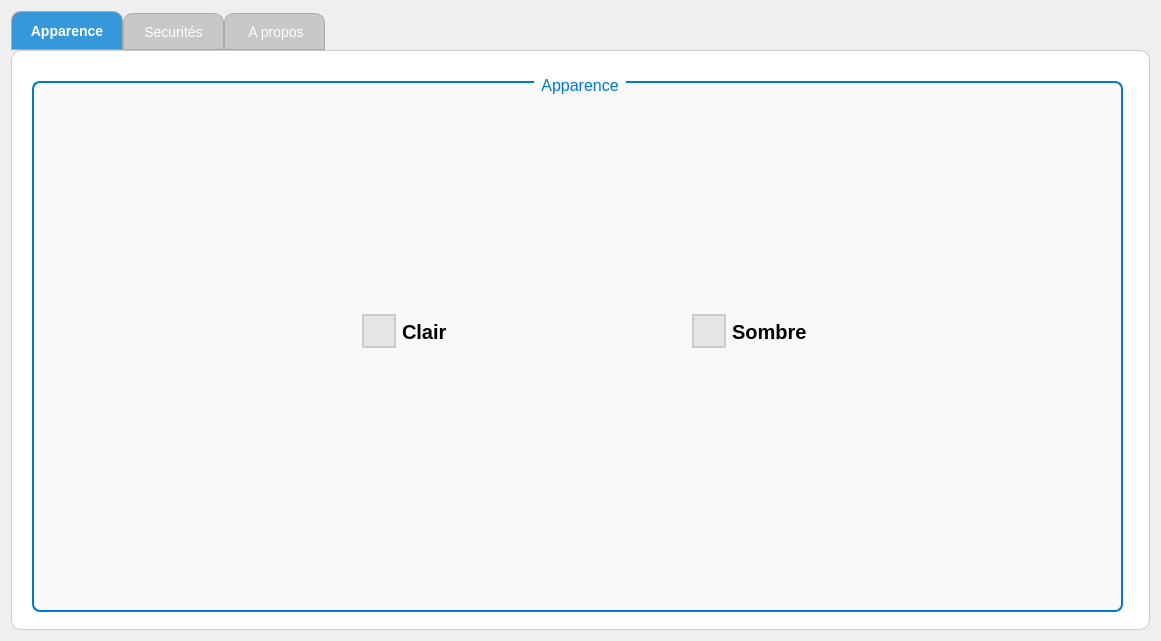
<?xml version="1.0" encoding="UTF-8"?>
<ui version="4.0">
 <class>SettingsDialog</class>
 <widget class="QDialog" name="SettingsDialog">
  <property name="geometry">
   <rect>
    <x>0</x>
    <y>0</y>
    <width>1161</width>
    <height>641</height>
   </rect>
  </property>
  <property name="windowTitle">
   <string>Paramètres</string>
  </property>
  <layout class="QVBoxLayout" name="mainLayout">
   <item>
    <widget class="QTabWidget" name="tabWidget">
     <property name="styleSheet">
      <string notr="true">QTabWidget::pane {
    background-color: rgb(255, 255, 255); /* Fond blanc */
    border: 1px solid #ccc;
    border-radius: 10px;
    padding: 10px;
}
QTabBar::tab {
    background: rgb(200, 200, 200); /* Couleur de fond des onglets */
    border: 1px solid #aaa;
    border-top-left-radius: 10px;
    border-top-right-radius: 10px;
    padding: 8px 16px;
    font-size: 14px;
}

QTabBar::tab:selected {
    background: #3498db;  /* Couleur de fond quand l'onglet est sélectionné */
    color: white;
    font-weight: bold;
}

QTabBar::tab:hover {
    background: #2980b9; /* Couleur de fond quand l'onglet est survolé */
    color: white;
}

QTabBar::tab:!selected {
    margin-top: 2px;
}
QPushButton {
    background-color: #0078d4;
    color: white;
    padding: 10px;
    border-radius: 5px;
    border: none;
    font-size: 14px;
    cursor: pointer;
}

QPushButton:hover {
    background-color: #005a9e;
}

QPushButton:pressed {
    background-color: #003d6a;
}
QWidget {
    
    color:  rgb(255, 255, 255);
    font-size: 16px;
    font-family: &quot;Segoe UI&quot;, Arial, sans-serif;
}
</string>
     </property>
     <property name="currentIndex">
      <number>0</number>
     </property>
     <widget class="QWidget" name="tab_2">
      <attribute name="title">
       <string>Apparence</string>
      </attribute>
      <widget class="QLabel" name="label_6">
       <property name="geometry">
        <rect>
         <x>0</x>
         <y>0</y>
         <width>1121</width>
         <height>561</height>
        </rect>
       </property>
       <property name="styleSheet">
        <string notr="true">background-color: rgb(255, 255, 255);</string>
       </property>
       <property name="text">
        <string/>
       </property>
      </widget>
      <widget class="QGroupBox" name="groupBox">
       <property name="geometry">
        <rect>
         <x>0</x>
         <y>10</y>
         <width>1111</width>
         <height>551</height>
        </rect>
       </property>
       <property name="styleSheet">
        <string notr="true">/* Style pour le QGroupBox */
QGroupBox {
    background-color: #f9f9f9;
    border: 2px solid #0078d4;
    border-radius: 8px;
    padding: 15px;
    margin: 10px;
}

/* Titre du QGroupBox */
QGroupBox::title {
    subcontrol-origin: margin;
    subcontrol-position: top center;
    padding: 5px;
    font-size: 18px;
    font-weight: bold;
    color: #0078d4;
}

/* Labels à l'intérieur du QGroupBox */
QGroupBox QLabel {
    color: black;
    font-size: 14px;
    font-weight: bold;
    margin-bottom: 5px;
}

/* Textes d'entrées à l'intérieur du QGroupBox */
QGroupBox QLineEdit,
QGroupBox QDateEdit, 
QGroupBox QTimeEdit {
    background-color: #f5f5f5;
	color: black;
    border: 1px solid #ccc;
    padding: 5px;
    border-radius: 3px;
    font-size: 14px;
}

/* Focus sur QLineEdit, QDateEdit, QTimeEdit */
QGroupBox QLineEdit:focus, 
QGroupBox QDateEdit:focus, 
QGroupBox QTimeEdit:focus {
    border-color: #0078d4;
    background-color: #e6f0ff;
}

/* Placeholders dans les champs de texte */
QGroupBox QLineEdit::placeholder, 
QGroupBox QDateEdit::placeholder, 
QGroupBox QTimeEdit::placeholder {
    color: black; /* Définit la couleur des placeholders à noir */
    font-style: italic;
}

/* Boutons radio dans le QGroupBox */
QGroupBox QRadioButton {
    color: black;
    font-size: 20px;
}

QGroupBox QRadioButton::indicator {
    width: 30px;
    height: 30px;
    border: 5px solid #0078d4;
    background-color: #e6e6e6;  /* Arrière-plan gris clair */
    border-radius: 50%;
}

QGroupBox QRadioButton::indicator:checked {
    background-color: #0078d4;
    border: 2px solid #0078d4;
}

QGroupBox QRadioButton::indicator:unchecked {
    background-color: #e6e6e6;
    border: 2px solid #ccc;
}

/* Boutons dans le QGroupBox */
QGroupBox QPushButton {
    background-color: #0078d4;
    color: white;
    padding: 10px;
    border-radius: 5px;
    border: none;
    font-size: 14px;
    cursor: pointer;
}

QGroupBox QPushButton:hover {
    background-color: #005a9e;
}

QGroupBox QPushButton:pressed {
    background-color: #003d6a;
}

/* Progress Bar dans le QGroupBox */
QGroupBox QProgressBar {
    border: 1px solid #ccc;
    border-radius: 5px;
    text-align: center;
    background-color: #f5f5f5;
    color: black;
}

QGroupBox QProgressBar::chunk {
    background-color: #0078d4;
    border-radius: 5px;
}
</string>
       </property>
       <property name="title">
        <string>Apparence</string>
       </property>
       <widget class="QLabel" name="label_7">
        <property name="geometry">
         <rect>
          <x>320</x>
          <y>110</y>
          <width>131</width>
          <height>101</height>
         </rect>
        </property>
        <property name="styleSheet">
         <string notr="true">image: url(:/img/images/brightnes.png);
background-color: transparent;</string>
        </property>
        <property name="text">
         <string/>
        </property>
       </widget>
       <widget class="QRadioButton" name="radioButtonClair">
        <property name="geometry">
         <rect>
          <x>340</x>
          <y>240</y>
          <width>161</width>
          <height>41</height>
         </rect>
        </property>
        <property name="sizePolicy">
         <sizepolicy hsizetype="Minimum" vsizetype="Fixed">
          <horstretch>0</horstretch>
          <verstretch>0</verstretch>
         </sizepolicy>
        </property>
        <property name="font">
         <font>
          <family>Segoe UI</family>
          <pointsize>-1</pointsize>
          <bold>true</bold>
         </font>
        </property>
        <property name="styleSheet">
         <string notr="true">color: rgb(0, 0, 0);
background-color: transparent;</string>
        </property>
        <property name="text">
         <string>Clair</string>
        </property>
       </widget>
       <widget class="QRadioButton" name="radioButtonSombre">
        <property name="geometry">
         <rect>
          <x>670</x>
          <y>230</y>
          <width>181</width>
          <height>61</height>
         </rect>
        </property>
        <property name="font">
         <font>
          <family>Segoe UI</family>
          <pointsize>-1</pointsize>
          <bold>true</bold>
         </font>
        </property>
        <property name="styleSheet">
         <string notr="true">color: rgb(0, 0, 0);
background-color: transparent;</string>
        </property>
        <property name="text">
         <string>Sombre</string>
        </property>
       </widget>
       <widget class="QLabel" name="label_8">
        <property name="geometry">
         <rect>
          <x>630</x>
          <y>110</y>
          <width>181</width>
          <height>101</height>
         </rect>
        </property>
        <property name="styleSheet">
         <string notr="true">image: url(:/img/images/moon.png);
background-color: transparent;</string>
        </property>
        <property name="text">
         <string/>
        </property>
       </widget>
      </widget>
     </widget>
     <widget class="QWidget" name="tab_3">
      <attribute name="title">
       <string>Securités</string>
      </attribute>
      <widget class="QGroupBox" name="verificationGroup">
       <property name="geometry">
        <rect>
         <x>20</x>
         <y>20</y>
         <width>661</width>
         <height>511</height>
        </rect>
       </property>
       <property name="styleSheet">
        <string notr="true">/* Style pour le QGroupBox */
QGroupBox {
    background-color: #f9f9f9;
    border: 2px solid #0078d4;
    border-radius: 8px;
    padding: 15px;
    margin: 10px;
}

/* Titre du QGroupBox */
QGroupBox::title {
    subcontrol-origin: margin;
    subcontrol-position: top center;
    padding: 5px;
    font-size: 18px;
    font-weight: bold;
    color: #0078d4;
}

/* Labels à l'intérieur du QGroupBox */
QGroupBox QLabel {
    color: black;
    font-size: 14px;
    font-weight: bold;
    margin-bottom: 5px;
}

/* Textes d'entrées à l'intérieur du QGroupBox */
QGroupBox QLineEdit,
QGroupBox QDateEdit, 
QGroupBox QTimeEdit {
    background-color: #f5f5f5;
	color: black;
    border: 1px solid #ccc;
    padding: 5px;
    border-radius: 3px;
    font-size: 14px;
}

/* Focus sur QLineEdit, QDateEdit, QTimeEdit */
QGroupBox QLineEdit:focus, 
QGroupBox QDateEdit:focus, 
QGroupBox QTimeEdit:focus {
    border-color: #0078d4;
    background-color: #e6f0ff;
}

/* Placeholders dans les champs de texte */
QGroupBox QLineEdit::placeholder, 
QGroupBox QDateEdit::placeholder, 
QGroupBox QTimeEdit::placeholder {
    color: black; /* Définit la couleur des placeholders à noir */
    font-style: italic;
}

/* Boutons radio dans le QGroupBox */
QGroupBox QRadioButton {
    color: black;
    font-size: 14px;
}

QGroupBox QRadioButton::indicator {
    width: 15px;
    height: 15px;
    border: 2px solid #0078d4;
    background-color: #e6e6e6;  /* Arrière-plan gris clair */
    border-radius: 50%;
}

QGroupBox QRadioButton::indicator:checked {
    background-color: #0078d4;
    border: 2px solid #0078d4;
}

QGroupBox QRadioButton::indicator:unchecked {
    background-color: #e6e6e6;
    border: 2px solid #ccc;
}

/* Boutons dans le QGroupBox */
QGroupBox QPushButton {
    background-color: #0078d4;
    color: white;
    padding: 10px;
    border-radius: 5px;
    border: none;
    font-size: 14px;
    cursor: pointer;
}

QGroupBox QPushButton:hover {
    background-color: #005a9e;
}

QGroupBox QPushButton:pressed {
    background-color: #003d6a;
}

/* Progress Bar dans le QGroupBox */
QGroupBox QProgressBar {
    border: 1px solid #ccc;
    border-radius: 5px;
    text-align: center;
    background-color: #f5f5f5;
    color: black;
}

QGroupBox QProgressBar::chunk {
    background-color: #0078d4;
    border-radius: 5px;
}
</string>
       </property>
       <property name="title">
        <string>Vérification par SMS</string>
       </property>
       <layout class="QVBoxLayout" name="verticalLayout_verif">
        <item>
         <widget class="QLabel" name="label">
          <property name="styleSheet">
           <string notr="true">color: rgb(0, 0, 0);
background-color: transparent;
</string>
          </property>
          <property name="text">
           <string>Numéro de téléphone:</string>
          </property>
         </widget>
        </item>
        <item>
         <widget class="QLineEdit" name="phoneNumberEdit">
          <property name="placeholderText">
           <string>+21612345678</string>
          </property>
         </widget>
        </item>
        <item>
         <widget class="QPushButton" name="sendCodeButton">
          <property name="text">
           <string>Envoyer le code de vérification</string>
          </property>
         </widget>
        </item>
        <item>
         <widget class="QLabel" name="label">
          <property name="styleSheet">
           <string notr="true">color: rgb(0, 0, 0);
background-color: transparent;
</string>
          </property>
          <property name="text">
           <string>Code de vérification:</string>
          </property>
         </widget>
        </item>
        <item>
         <widget class="QLineEdit" name="verificationCodeEdit">
          <property name="enabled">
           <bool>false</bool>
          </property>
          <property name="placeholderText">
           <string>Entrez le code reçu par SMS</string>
          </property>
         </widget>
        </item>
        <item>
         <widget class="QPushButton" name="verifyButton">
          <property name="enabled">
           <bool>false</bool>
          </property>
          <property name="text">
           <string>Vérifier</string>
          </property>
         </widget>
        </item>
        <item>
         <widget class="QLabel" name="timerLabel">
          <property name="styleSheet">
           <string notr="true">color: rgb(0, 0, 0);
background-color: transparent;
</string>
          </property>
          <property name="text">
           <string/>
          </property>
          <property name="alignment">
           <set>Qt::AlignmentFlag::AlignCenter</set>
          </property>
         </widget>
        </item>
        <item>
         <widget class="QPushButton" name="resendButton">
          <property name="enabled">
           <bool>false</bool>
          </property>
          <property name="text">
           <string>Renvoyer le code</string>
          </property>
         </widget>
        </item>
       </layout>
      </widget>
      <widget class="QLabel" name="label_3">
       <property name="geometry">
        <rect>
         <x>740</x>
         <y>120</y>
         <width>291</width>
         <height>281</height>
        </rect>
       </property>
       <property name="styleSheet">
        <string notr="true">image: url(:/img/images/11220734.png);
background-color: transparent;
</string>
       </property>
       <property name="text">
        <string/>
       </property>
      </widget>
      <widget class="QLabel" name="label_4">
       <property name="geometry">
        <rect>
         <x>-8</x>
         <y>0</y>
         <width>1131</width>
         <height>561</height>
        </rect>
       </property>
       <property name="styleSheet">
        <string notr="true">background-color: rgb(255, 255, 255);</string>
       </property>
       <property name="text">
        <string/>
       </property>
      </widget>
      <zorder>label_4</zorder>
      <zorder>verificationGroup</zorder>
      <zorder>label_3</zorder>
     </widget>
     <widget class="QWidget" name="tab_4">
      <attribute name="title">
       <string> A propos</string>
      </attribute>
      <widget class="QPushButton" name="pushButton">
       <property name="geometry">
        <rect>
         <x>750</x>
         <y>470</y>
         <width>231</width>
         <height>41</height>
        </rect>
       </property>
       <property name="text">
        <string>visiter notre website</string>
       </property>
      </widget>
      <widget class="QLabel" name="label_5">
       <property name="geometry">
        <rect>
         <x>650</x>
         <y>20</y>
         <width>451</width>
         <height>411</height>
        </rect>
       </property>
       <property name="styleSheet">
        <string notr="true">image: url(:/img/images/StartWise (1).png);
    background-color: transparent;</string>
       </property>
       <property name="text">
        <string/>
       </property>
      </widget>
      <widget class="QLabel" name="label_2">
       <property name="geometry">
        <rect>
         <x>0</x>
         <y>0</y>
         <width>1111</width>
         <height>551</height>
        </rect>
       </property>
       <property name="styleSheet">
        <string notr="true">background-color: rgb(255, 255, 255);</string>
       </property>
       <property name="text">
        <string/>
       </property>
      </widget>
      <widget class="QWidget" name="WidgetContents" native="true">
       <property name="geometry">
        <rect>
         <x>20</x>
         <y>10</y>
         <width>611</width>
         <height>511</height>
        </rect>
       </property>
       <property name="styleSheet">
        <string notr="true">QWidget {
    border: 2px solid white;
    border-radius: 15px; /* Optional: matches the QLabel style */
}

QLabel {
    background-color: qlineargradient(x1:0, y1:0, x2:1, y2:1,
                                  stop:0 #0f2027, stop:1 #0049ac); /* Deep blue gradient */
    border-radius: 15px;
    padding: 20px;
    color: white;
    font-family: 'Segoe UI', Arial, sans-serif;
    font-size: 14px;
    border: 2px solid rgba(255,255,255,0.1);
    box-shadow: 0 8px 32px 0 rgba(31, 38, 135, 0.37);
}

QLabel a {
    color: #82d0f8; /* Light blue */
    text-decoration: none;
    font-weight: bold;
}

QLabel a:hover {
    color: #c0eaff; /* Even lighter blue on hover */
    text-decoration: underline;
}

QLabel h3 {
    color: #ffffff;
    font-size: 18px;
    margin-bottom: 10px;
    font-weight: bold;
    text-shadow: 0 2px 4px rgba(0,0,0,0.3);
}

QLabel strong {
    color: #c0eaff; /* Soft sky blue for emphasis */
    font-weight: 600;
}
background-color: transparent;</string>
       </property>
      </widget>
      <zorder>label_2</zorder>
      <zorder>pushButton</zorder>
      <zorder>label_5</zorder>
      <zorder>WidgetContents</zorder>
     </widget>
    </widget>
   </item>
  </layout>
 </widget>
 <resources/>
 <connections/>
</ui>
